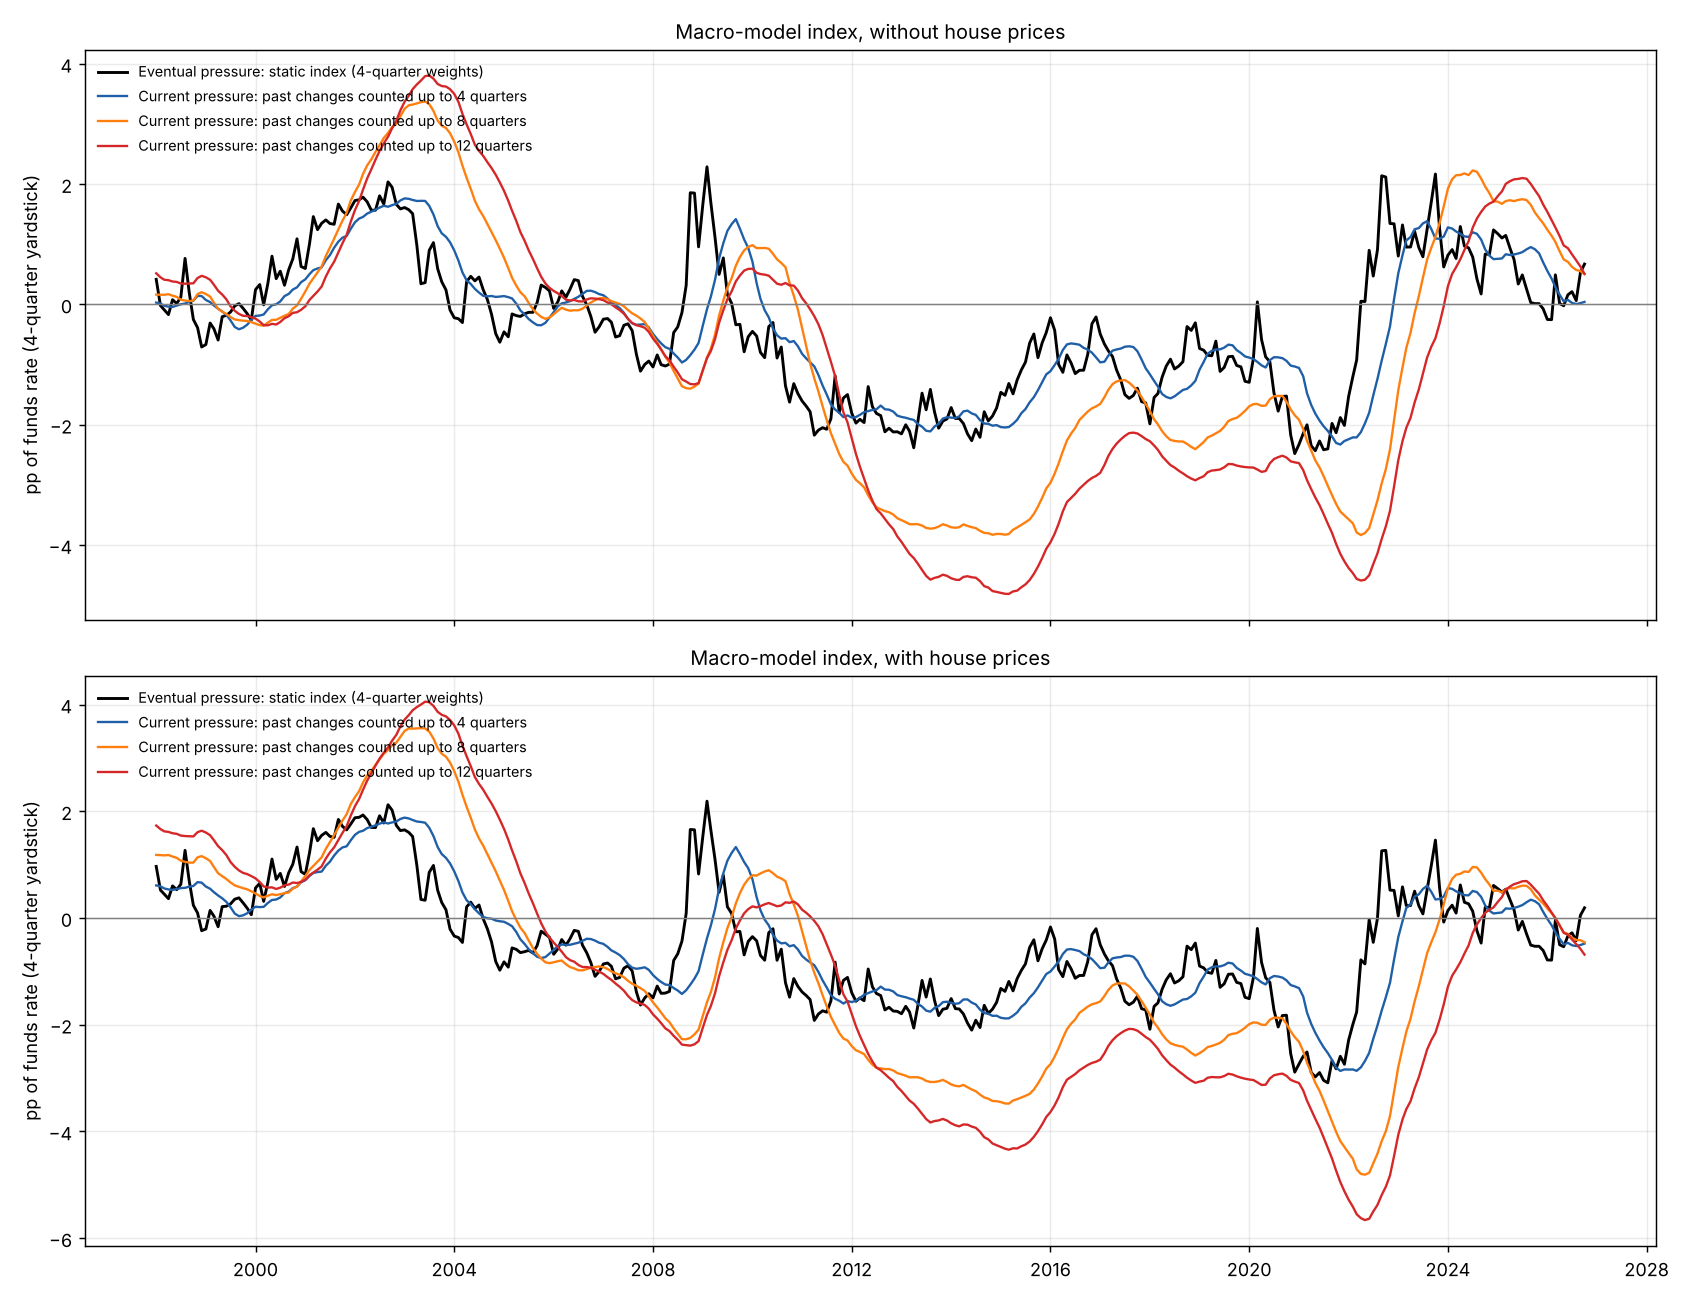

Reproduce this figure in Python.
"""
Current-pressure (distributed-lag) macro-model index with past changes counted up to a cap of K = 4, 8 or 12 quarters, all divided by the 4-quarter yardstick
(INDEX_QA.md answers 28-29). FRB/US paths: old design (VAR expectations, persistent shifts, funds rate fixed in partials; policy rate direct effect), as answer 8.
    CP_K(t) = [ sum_{m} Phi_j(min((m+1)/3, K))' dx_{t-m} ] / G(4)        (a change made m months ago counts with its cumulative FRB/US effect at its age, capped at K quarters)
    Static (eventual pressure, main) = Phi(4)' x_t / G(4)
CP_4 equals the static index for a configuration that has been in place at least 4 quarters. For K = 8 or 12, an old configuration reads Phi(K)' x / G(4), not the static value.
Monthly mapping (assumed): a change m months old has been in place (m+1)/3 quarters; quarterly responses interpolated linearly. History before 1990 treated as one old change, so results from 1998.
Usage: python experimental/ms_fci/macro_model_dl_caps.py
Outputs: macro_model_dl_caps_monthly.csv, macro_model_dl_caps.png
"""
import os, sys
import numpy as np, pandas as pd

HERE = os.path.dirname(os.path.abspath(__file__))
sys.path.insert(0, HERE)
import macro_model_dl as DL

COLS0 = ["policy rate", "10-year", "mortgage spread", "BBB spread", "equities", "dollar"]


def cp(x, P, G4, K, cols):
    D = x[cols].diff(); D.iloc[0] = x[cols].iloc[0]
    D = D.values
    M = 3 * K
    w = np.array([DL.phi_at(P[cols], min((m + 1) / 3, K)).values for m in range(M)])
    wK = DL.phi_at(P[cols], K).values
    out = np.zeros(len(D))
    for t in range(len(D)):
        acc = sum(D[t - m] @ w[m] for m in range(min(M, t + 1)))
        if t >= M:
            acc += D[:t - M + 1].sum(axis=0) @ wK              # changes older than K quarters: full capped effect
        out[t] = acc / G4
    return pd.Series(out, index=x.index)


def main():
    x, comp = DL.levels_data()
    x = x.loc["1990-01":]
    P, G = DL.paths("base")
    print("cumulative effect per unit / G(4), by quarter (funds-rate pp per unit):")
    print(pd.DataFrame({f"q{K}": DL.phi_at(P, K) / G[4] for K in (2, 4, 8, 12)}).round(4).to_string())
    out = {}
    for hp, cols in (("", COLS0), ("+HP", COLS0 + ["house prices"])):
        out[f"static{hp}"] = pd.Series(x[cols].values @ DL.phi_at(P[cols], 4).values / G[4], index=x.index)
        for K in (4, 8, 12):
            out[f"CP_{K}{hp}"] = cp(x, P, G[4], K, cols)
    D = pd.DataFrame(out)
    D.to_csv(os.path.join(HERE, "macro_model_dl_caps_monthly.csv"), float_format="%.4f", index_label="month")
    S = D.loc["1998-01":]
    print("\nFrom 1998, no house prices: sd, mean, latest; correlation with the static index (levels, 12-month changes)")
    for c in ("static", "CP_4", "CP_8", "CP_12"):
        print(f"  {c:7s} sd {S[c].std():.2f}  mean {S[c].mean():+.2f}  latest {S[c].iloc[-1]:+.2f}  corr {S[c].corr(S['static']):.2f} / {S[c].diff(12).corr(S['static'].diff(12)):.2f}")
    print("\nSelected months (pp of funds rate, not demeaned; static is demeaned 1990-2026 by construction of the levels):")
    sel = [pd.Period(p, "M") for p in ("2000-12", "2003-06", "2008-12", "2009-12", "2013-06", "2020-12", "2022-10", "2023-10", "2024-12")] + [S.index[-1]]
    print(S.loc[sel, ["static", "CP_4", "CP_8", "CP_12", "static+HP", "CP_4+HP", "CP_8+HP", "CP_12+HP"]].round(2).to_string())
    import matplotlib
    matplotlib.use("Agg")
    import matplotlib.pyplot as plt
    fig, axes = plt.subplots(2, 1, figsize=(13, 10), sharex=True)
    t = S.index.to_timestamp()
    for ax, hp in zip(axes, ("", "+HP")):
        ax.plot(t, S[f"static{hp}"], color="black", lw=1.6, label="Eventual pressure: static index (4-quarter weights)")
        for K, c in ((4, "#1f5fa8"), (8, "#ff7f0e"), (12, "#d62728")):
            ax.plot(t, S[f"CP_{K}{hp}"], color=c, lw=1.3, label=f"Current pressure: past changes counted up to {K} quarters")
        ax.axhline(0, color="gray", lw=0.8); ax.grid(alpha=0.25); ax.set_ylabel("pp of funds rate (4-quarter yardstick)")
        ax.set_title(f"Macro-model index, {'without' if hp == '' else 'with'} house prices", fontsize=11)
        ax.legend(loc="upper left", fontsize=8, frameon=False)
    fig.tight_layout(); fig.savefig(os.path.join(HERE, "macro_model_dl_caps.png"), dpi=130)


if __name__ == "__main__":
    main()
